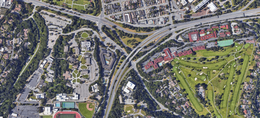
%> input picture img/trees01.png, 260 x 118 px, shrunk from 1769 x 805 before the run
$ octave product.m   (GNU Octave 9; MATLAB toolbox functions it lacks are replaced by stand-ins)
%> lines starting %> are read from the running program, lines starting %| are printed output that depends on the picture
% Image - insert the name
I = imread('img/trees01.png');
%> I is the input picture: size 118x260x3 uint8; mean R, G, B 114.8, 114.9, 109.2
[x,y,z] = size(I);
%> x = 118; y = 260; z = 3


% RGB
RGB = I(:,:,:);
red = RGB(:,:,1);
green = RGB(:,:,2);
blue = RGB(:,:,3);
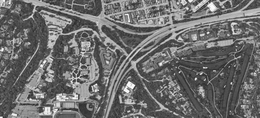
%> blue: size 118x260 uint8; min 36, max 255, mean 109.2

% LAB
LAB = rgb2lab(RGB);
%> LAB: size 118x260x3 double; mean of channels 1, 2, 3 47.8, -0.5, 2.9
L = LAB(:,:,1);
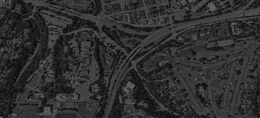
%> L: size 118x260 double; min 4.33, max 100, mean 47.8
a = LAB(:,:,2);
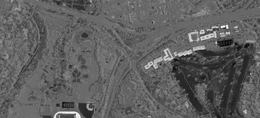
%> a: size 118x260 double; min -26.97, max 43.4, mean -0.5; drawn with min black and max white
b = LAB(:,:,3);
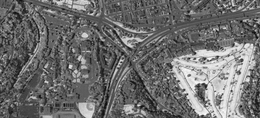
%> b: size 118x260 double; min -30.78, max 46.77, mean 2.9; drawn with min black and max white

% [20 lines of commented-out code are left out]
texture_sigma1_theta1 = cell(x,y);
texture_sigma1_theta2 = cell(x,y);
texture_sigma1_theta3 = cell(x,y);
texture_sigma1_theta4 = cell(x,y);
texture_sigma1_theta5 = cell(x,y);
texture_sigma1_theta6 = cell(x,y);
texture_sigma2_theta1 = cell(x,y);
texture_sigma2_theta2 = cell(x,y);
texture_sigma2_theta3 = cell(x,y);
texture_sigma2_theta4 = cell(x,y);
texture_sigma2_theta5 = cell(x,y);
texture_sigma2_theta6 = cell(x,y);
texture_sigma3_theta1 = cell(x,y);
texture_sigma3_theta2 = cell(x,y);
texture_sigma3_theta3 = cell(x,y);
texture_sigma3_theta4 = cell(x,y);
texture_sigma3_theta5 = cell(x,y);
texture_sigma3_theta6 = cell(x,y);

% 6 thetas (0, 30, 60, 90, 120, 150)
theta = zeros(6, 1);
for i = 1:6
    theta(i,1) = (i-1)*30;
end

% Filter Banks
filter_sigma1_theta1 = zeros(19, 19);
filter_sigma1_theta2 = zeros(19, 19);
filter_sigma1_theta3 = zeros(19, 19);
filter_sigma1_theta4 = zeros(19, 19);
filter_sigma1_theta5 = zeros(19, 19);
filter_sigma1_theta6 = zeros(19, 19);
filter_sigma2_theta1 = zeros(19, 19);
filter_sigma2_theta2 = zeros(19, 19);
filter_sigma2_theta3 = zeros(19, 19);
filter_sigma2_theta4 = zeros(19, 19);
filter_sigma2_theta5 = zeros(19, 19);
filter_sigma2_theta6 = zeros(19, 19);
filter_sigma3_theta1 = zeros(19, 19);
filter_sigma3_theta2 = zeros(19, 19);
filter_sigma3_theta3 = zeros(19, 19);
filter_sigma3_theta4 = zeros(19, 19);
filter_sigma3_theta5 = zeros(19, 19);
filter_sigma3_theta6 = zeros(19, 19);

% Filter Banks: sigma = 1 and 6 thetas
sigma = 1;
for i = -9:9
    for j = -9:9
        G0_0 = (1/(2*pi*sigma^2)).*exp(-(i.^2+j.^2)/(2*sigma^2));
        G2_90 = ((j.^2-sigma^2)/(2*pi*sigma^6)).*exp(-(i.^2+j.^2)/(2*sigma^2));

        filter_sigma1_theta1(i+10, j+10) = G0_0*cos(theta(1)) + G2_90*sin(theta(1));
        filter_sigma1_theta2(i+10, j+10) = G0_0*cos(theta(2)) + G2_90*sin(theta(2));
        filter_sigma1_theta3(i+10, j+10) = G0_0*cos(theta(3)) + G2_90*sin(theta(3));
        filter_sigma1_theta4(i+10, j+10) = G0_0*cos(theta(4)) + G2_90*sin(theta(4));
        filter_sigma1_theta5(i+10, j+10) = G0_0*cos(theta(5)) + G2_90*sin(theta(5));
        filter_sigma1_theta6(i+10, j+10) = G0_0*cos(theta(6)) + G2_90*sin(theta(6));
    end
end

% Filter Banks: sigma = sqrt(2) and 6 thetas
sigma = sqrt(2);
for i = -9:9
    for j = -9:9
        G0_0 = (1/(2*pi*sigma^2)).*exp(-(i.^2+j.^2)/(2*sigma^2));
        G2_90 = ((j.^2-sigma^2)/(2*pi*sigma^6)).*exp(-(i.^2+j.^2)/(2*sigma^2));

        filter_sigma2_theta1(i+10, j+10) = G0_0*cos(theta(1)) + G2_90*sin(theta(1));
        filter_sigma2_theta2(i+10, j+10) = G0_0*cos(theta(2)) + G2_90*sin(theta(2));
        filter_sigma2_theta3(i+10, j+10) = G0_0*cos(theta(3)) + G2_90*sin(theta(3));
        filter_sigma2_theta4(i+10, j+10) = G0_0*cos(theta(4)) + G2_90*sin(theta(4));
        filter_sigma2_theta5(i+10, j+10) = G0_0*cos(theta(5)) + G2_90*sin(theta(5));
        filter_sigma2_theta6(i+10, j+10) = G0_0*cos(theta(6)) + G2_90*sin(theta(6));
    end
end

% Filter Banks: sigma = sqrt(2) and 6 thetas
sigma = 2;
for i = -9:9
    for j = -9:9
        G0_0 = (1/(2*pi*sigma^2)).*exp(-(i.^2+j.^2)/(2*sigma^2));
        G2_90 = ((j.^2-sigma^2)/(2*pi*sigma^6)).*exp(-(i.^2+j.^2)/(2*sigma^2));

        filter_sigma3_theta1(i+10, j+10) = G0_0*cos(theta(1)) + G2_90*sin(theta(1));
        filter_sigma3_theta2(i+10, j+10) = G0_0*cos(theta(2)) + G2_90*sin(theta(2));
        filter_sigma3_theta3(i+10, j+10) = G0_0*cos(theta(3)) + G2_90*sin(theta(3));
        filter_sigma3_theta4(i+10, j+10) = G0_0*cos(theta(4)) + G2_90*sin(theta(4));
        filter_sigma3_theta5(i+10, j+10) = G0_0*cos(theta(5)) + G2_90*sin(theta(5));
        filter_sigma3_theta6(i+10, j+10) = G0_0*cos(theta(6)) + G2_90*sin(theta(6));
    end
end

% Convultion of Filter Bank and LChannels
conv_sigma1_theta1 = conv2(filter_sigma1_theta1, L);
conv_sigma1_theta2 = conv2(filter_sigma1_theta2, L);
conv_sigma1_theta3 = conv2(filter_sigma1_theta3, L);
conv_sigma1_theta4 = conv2(filter_sigma1_theta4, L);
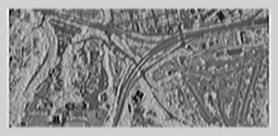
%> conv_sigma1_theta4: size 136x278 double; min -52.05, max 11.31, mean -17.37; drawn with min black and max white
conv_sigma1_theta5 = conv2(filter_sigma1_theta5, L);
conv_sigma1_theta6 = conv2(filter_sigma1_theta6, L);
conv_sigma2_theta1 = conv2(filter_sigma2_theta1, L);
conv_sigma2_theta2 = conv2(filter_sigma2_theta2, L);
conv_sigma2_theta3 = conv2(filter_sigma2_theta3, L);
conv_sigma2_theta4 = conv2(filter_sigma2_theta4, L);
conv_sigma2_theta5 = conv2(filter_sigma2_theta5, L);
conv_sigma2_theta6 = conv2(filter_sigma2_theta6, L);
conv_sigma3_theta1 = conv2(filter_sigma3_theta1, L);
conv_sigma3_theta2 = conv2(filter_sigma3_theta2, L);
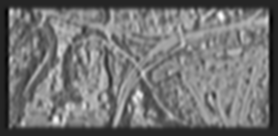
%> conv_sigma3_theta2: size 136x278 double; min -2.87, max 16.84, mean 5.98; drawn with min black and max white
conv_sigma3_theta3 = conv2(filter_sigma3_theta3, L);
conv_sigma3_theta4 = conv2(filter_sigma3_theta4, L);
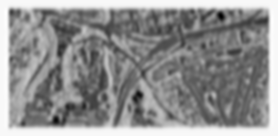
%> conv_sigma3_theta4: size 136x278 double; min -41.52, max 1.15, mean -17.37; drawn with min black and max white
conv_sigma3_theta5 = conv2(filter_sigma3_theta5, L);
conv_sigma3_theta6 = conv2(filter_sigma3_theta6, L);

for i = 1:x
    for j= 1:y
        texture_sigma1_theta1{i,j} = conv_sigma1_theta1(i+9, j+9);
        texture_sigma1_theta2{i,j} = conv_sigma1_theta2(i+9, j+9);
        texture_sigma1_theta3{i,j} = conv_sigma1_theta3(i+9, j+9);
        texture_sigma1_theta4{i,j} = conv_sigma1_theta4(i+9, j+9);
        texture_sigma1_theta5{i,j} = conv_sigma1_theta5(i+9, j+9);
        texture_sigma1_theta6{i,j} = conv_sigma1_theta6(i+9, j+9);
        texture_sigma2_theta1{i,j} = conv_sigma2_theta1(i+9, j+9);
        texture_sigma2_theta2{i,j} = conv_sigma2_theta2(i+9, j+9);
        texture_sigma2_theta3{i,j} = conv_sigma2_theta3(i+9, j+9);
        texture_sigma2_theta4{i,j} = conv_sigma2_theta4(i+9, j+9);
        texture_sigma2_theta5{i,j} = conv_sigma2_theta5(i+9, j+9);
        texture_sigma2_theta6{i,j} = conv_sigma2_theta6(i+9, j+9);
        texture_sigma3_theta1{i,j} = conv_sigma3_theta1(i+9, j+9);
        texture_sigma3_theta2{i,j} = conv_sigma3_theta2(i+9, j+9);
        texture_sigma3_theta3{i,j} = conv_sigma3_theta3(i+9, j+9);
        texture_sigma3_theta4{i,j} = conv_sigma3_theta4(i+9, j+9);
        texture_sigma3_theta5{i,j} = conv_sigma3_theta5(i+9, j+9);
        texture_sigma3_theta6{i,j} = conv_sigma3_theta6(i+9, j+9);
    end
end
%> after the loop, texture_sigma1_theta1 = 30680 items; texture_sigma1_theta2 = 30680 items; texture_sigma1_theta3 = 30680 items; texture_sigma1_theta4 = 30680 items; texture_sigma1_theta5 = 30680 items; texture_sigma1_theta6 = 30680 items; texture_sigma2_theta1 = 30680 items; texture_sigma2_theta2 = 30680 items; texture_sigma2_theta3 = 30680 items; texture_sigma2_theta4 = 30680 items; texture_sigma2_theta5 = 30680 items; texture_sigma2_theta6 = 30680 items; texture_sigma3_theta1 = 30680 items; texture_sigma3_theta2 = 30680 items; texture_sigma3_theta3 = 30680 items; texture_sigma3_theta4 = 30680 items; texture_sigma3_theta5 = 30680 items; texture_sigma3_theta6 = 30680 items

allInfo = [red(:)';
    (green(:)');
    (blue(:)');
    (L(:)');
    (a(:)');
    (b(:)');
    (cell2mat(texture_sigma1_theta1(:)'));
    (cell2mat(texture_sigma1_theta2(:)'));
    (cell2mat(texture_sigma1_theta3(:)'));
    (cell2mat(texture_sigma1_theta4(:)'));
    (cell2mat(texture_sigma1_theta5(:)'));
    (cell2mat(texture_sigma1_theta6(:)'));
    (cell2mat(texture_sigma2_theta1(:)'));
    (cell2mat(texture_sigma2_theta2(:)'));
    (cell2mat(texture_sigma2_theta3(:)'));
    (cell2mat(texture_sigma2_theta4(:)'));
    (cell2mat(texture_sigma2_theta5(:)'));
    (cell2mat(texture_sigma2_theta6(:)'));
    (cell2mat(texture_sigma3_theta1(:)'));
    (cell2mat(texture_sigma3_theta2(:)'));
    (cell2mat(texture_sigma3_theta3(:)'));
    (cell2mat(texture_sigma3_theta4(:)'));
    (cell2mat(texture_sigma3_theta5(:)'));
    (cell2mat(texture_sigma3_theta6(:)'))];
%> (the run ends here)
